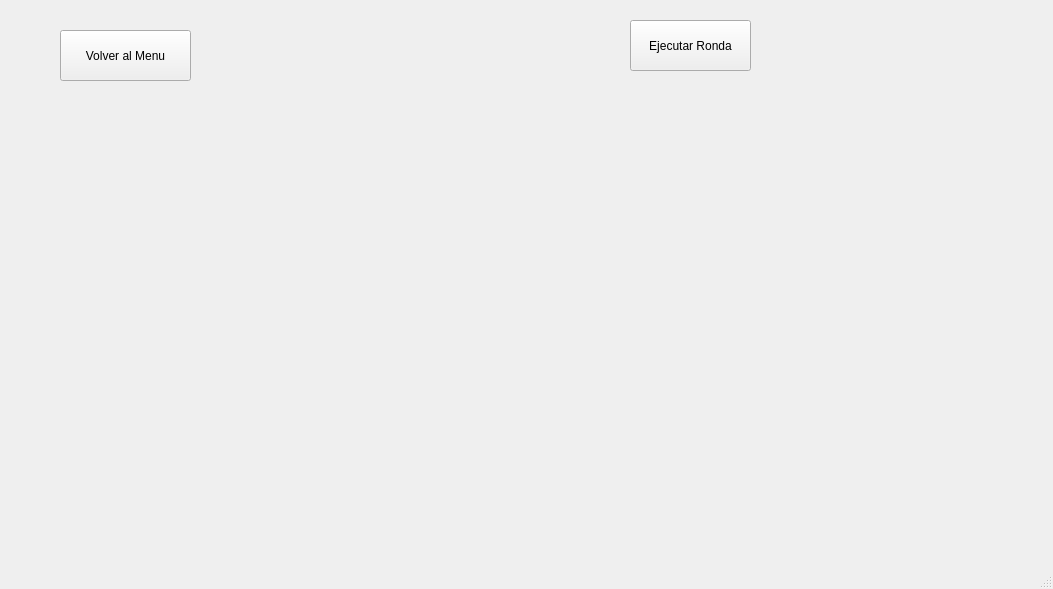
<?xml version="1.0" encoding="UTF-8"?>
<ui version="4.0">
 <class>MainWindow</class>
 <widget class="QMainWindow" name="MainWindow">
  <property name="geometry">
   <rect>
    <x>0</x>
    <y>0</y>
    <width>1053</width>
    <height>589</height>
   </rect>
  </property>
  <property name="windowTitle">
   <string>MainWindow</string>
  </property>
  <widget class="QWidget" name="centralwidget">
   <widget class="QWidget" name="horizontalWidget" native="true">
    <property name="geometry">
     <rect>
      <x>10</x>
      <y>340</y>
      <width>771</width>
      <height>201</height>
     </rect>
    </property>
    <layout class="QHBoxLayout" name="horizontalLayout_2"/>
   </widget>
   <widget class="QPushButton" name="btnRonda">
    <property name="geometry">
     <rect>
      <x>630</x>
      <y>20</y>
      <width>121</width>
      <height>51</height>
     </rect>
    </property>
    <property name="text">
     <string>Ejecutar Ronda</string>
    </property>
   </widget>
   <widget class="QPushButton" name="btnVolverMenu">
    <property name="geometry">
     <rect>
      <x>60</x>
      <y>30</y>
      <width>131</width>
      <height>51</height>
     </rect>
    </property>
    <property name="text">
     <string>Volver al Menu</string>
    </property>
   </widget>
  </widget>
  <widget class="QMenuBar" name="menubar">
   <property name="geometry">
    <rect>
     <x>0</x>
     <y>0</y>
     <width>1053</width>
     <height>25</height>
    </rect>
   </property>
  </widget>
  <widget class="QStatusBar" name="statusbar"/>
 </widget>
 <resources/>
 <connections/>
</ui>
